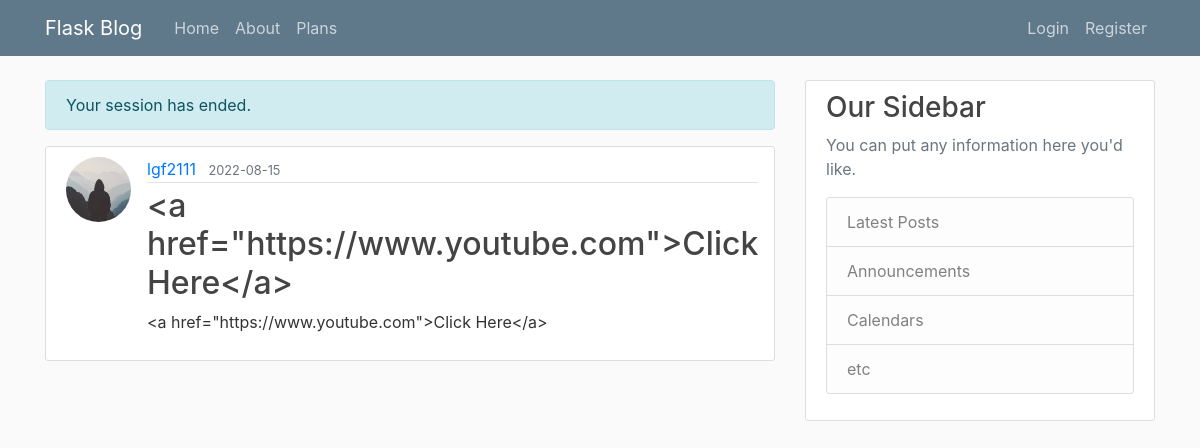
Page /post/2 (signed in) on the earlier database version.
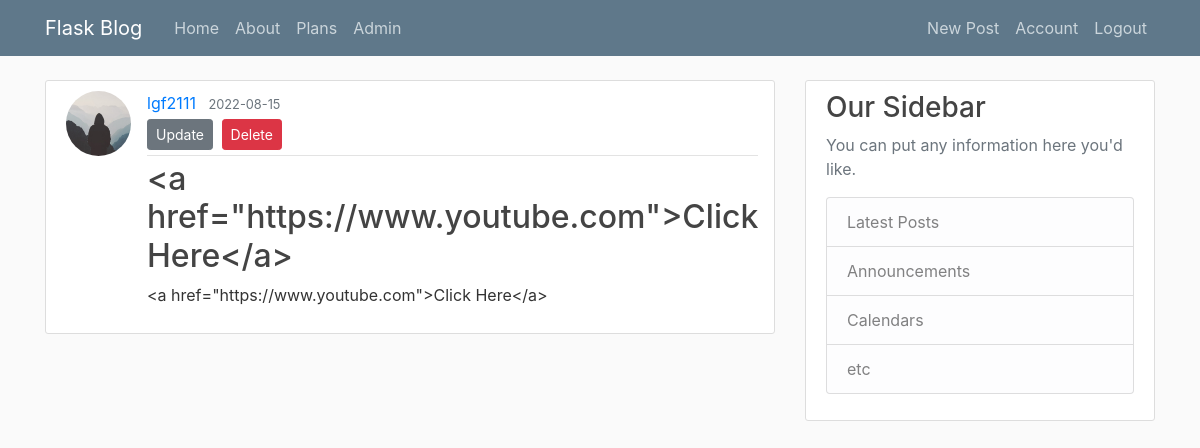
Same page on the later database version.
### flaskblog/posts/routes.py (the view)
@posts.route("/post/<int:post_id>")
def post(post_id):
    post = Post.query.get_or_404(post_id)
    return render_template('posts/post.html', title=post.title, post=post)

### flaskblog/models.py (called while the page is built)
@login_manager.user_loader
def load_user(user_id):
    return User.query.get(int(user_id))

### run.py (called while the page is built)
@app.before_request
def before_request():
    if current_user.is_active:
        if current_user.logout_time == None:
            flash('Your session has ended.', 'info')
            logout_user()
        elif datetime.now() >= current_user.logout_time:
            current_user.logout_time = None
            db.session.commit()
            flash('Your session is invalid.', 'info')
            logout_user()
    session.permanent = True
    app.permanent_session_lifetime = timedelta(minutes=5)
    session.modified = True
    g.user = current_user

### flaskblog/templates/posts/post.html (shortened to what this page needs)
{% extends "layout.html" %}
{% block content %}
  <article class="media content-section">
    <img class="rounded-circle article-img" src="{{ url_for('static', filename='profile_pics/' + post.author.image_file) }}">
    <div class="media-body">
      <div class="article-metadata">
        <a class="mr-2" href="{{ url_for('users.user_posts', username=post.author.username) }}">{{ post.author.username }}</a>
        <small class="text-muted">{{ post.date_posted.strftime('%Y-%m-%d') }}</small>
        {% if post.author == current_user %}
          <div>
            <a class="btn btn-secondary btn-sm mt-1 mb-1" href="{{ url_for('posts.update_post', post_id=post.id) }}">Update</a>
            <button type="button" class="btn btn-danger btn-sm m-1" data-toggle="modal" data-target="#deleteModal">Delete</button>
          </div>
        {% endif %}
      </div>
      <h2 class="article-title">{{ post.title }}</h2>
      <p class="article-content">{{ post.content }}</p>
    </div>
  </article>
{% endblock content %}

Differences in the rows shown:
changed User "lgf2111": role_id 1 → 2 (drawn)
Other differences:
text no longer shown: "Login Register"
text now shown: "Admin New Post Account Logout Update Delete"
list line gone: "Your session has ended."
